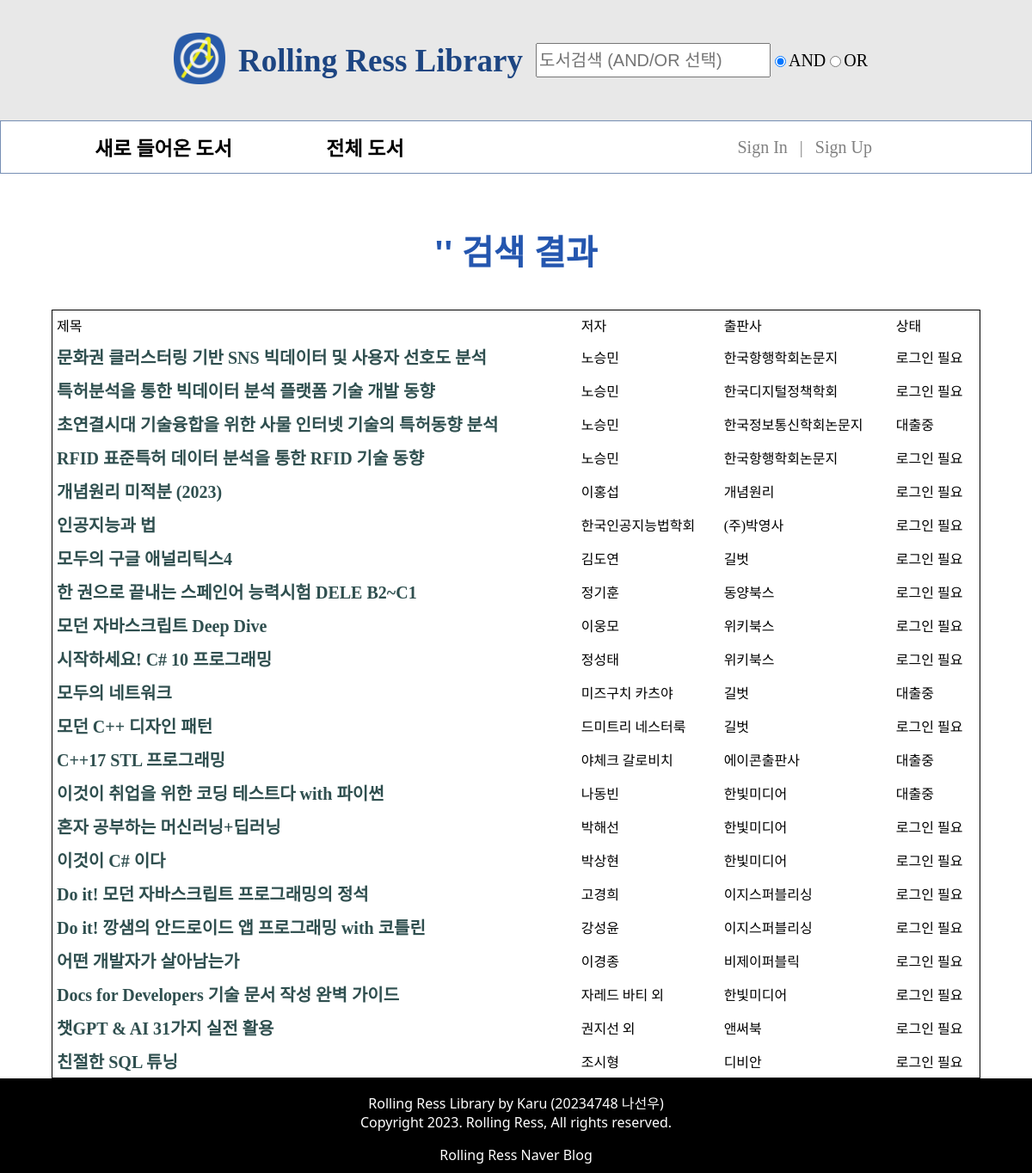
The app's page /books/search.php, older data.
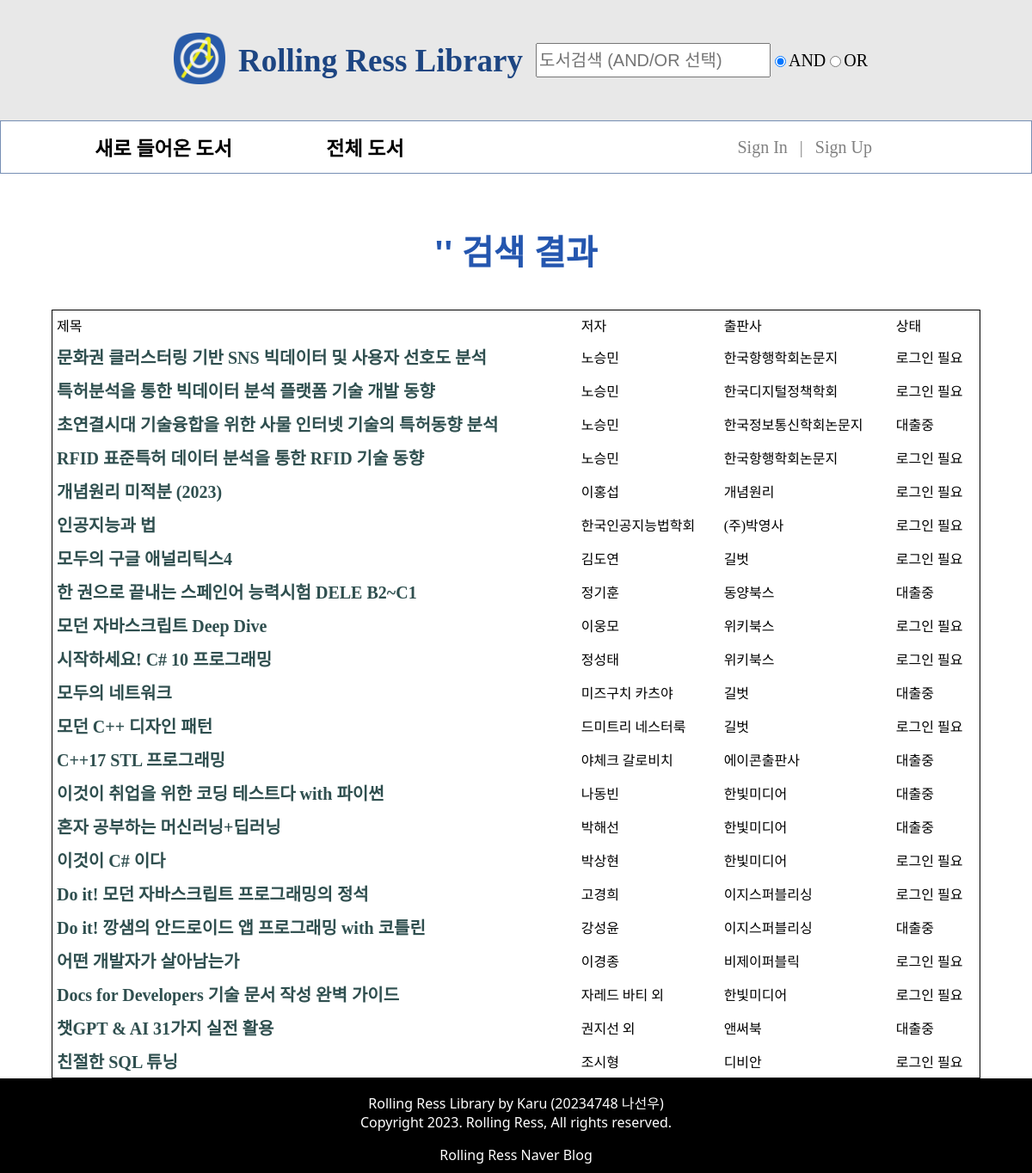
The same page, newer data.
### tables this page shows
CREATE TABLE `bookinfo` (
  `isbn` bigint NOT NULL,
  `title` varchar(80) NOT NULL,
  `author` varchar(45) NOT NULL,
  `publisher` varchar(45) NOT NULL,
  `takenby` varchar(45) DEFAULT NULL,
  `uploaded` date DEFAULT NULL,
  PRIMARY KEY (`isbn`)
);

### books/search.php (the view, shortened to what this page needs)
<?php
    include '../db/connect.php';
    $search_query = $_GET['search'];
    $option = $_GET['option'];
    $search_query_refined = preg_replace('/\s+/', ' ', $search_query);
    $search_words = explode(' ', $search_query_refined);
    $query = "SELECT * FROM bookinfo ";
    $first = true;
    foreach ($search_words as &$word) {
        $query .= ($first ? "WHERE" : $option) . " title LIKE '%$word%' ";
        $first = false;
    }
    $stmt = $connect->prepare($query);
    $stmt->execute();
    $result = $stmt->get_result();
    $is_admin = ($_COOKIE['userlevel'] ?? "") == 'admin';
?>
<!DOCTYPE html>
<html lang="ko">
<head>
    <link rel="stylesheet" href="/styles/pages/listall.css">
    <link rel="stylesheet" href="/styles/form.css">
    <link rel="stylesheet" href="/styles/attribute.css">
    <link rel="stylesheet" href="/styles/part/header.css">
    <link rel="stylesheet" href="/styles/part/nav.css">
    <link rel="stylesheet" href="/styles/part/footer.css">
</head>
<body>
    <div id="wrap">
        <header include-html="/htmls/header.html"></header>
        <nav include-html="/htmls/nav.html"></nav>
        <article>
            <h1 id="article_title">'<? echo $search_query?>' 검색 결과</h1>
            <table cellspacing="0" cellpadding="5">
                <tr>
                    <td>제목</td>
                    <td>저자</td>
                    <td>출판사</td>
                    <td>상태</td>
                </tr>
                <?php while ($row = $result->fetch_array()): ?>
                    <tr>
                    <td>
                        <?php if ($is_admin): ?>
                            <a href='/manage/about.php?isbn=<? echo $row['isbn'] ?>'>
                        <?php else: ?>
                            <a href='/books/about.php?isbn=<? echo $row['isbn'] ?>'>
                        <?php endif; ?>
                        <span class='book_title'><? echo $row['title'] ?></span>
                        </a>
                    </td>
                    <td><? echo $row['author'] ?></td>
                    <td><? echo $row['publisher'] ?></td>
                    <?php if (empty($row['takenby'])): ?>
                        <?php if (isset($_COOKIE['userlevel'])): ?>
                            <td><mark>이용 가능</mark></td>
                        <? else: ?>
                            <td>로그인 필요</td>
                        <? endif; ?>
                    <? else: ?>
                        <td>대출중</td>
                    <? endif ?>
                    </tr>
            <?php endwhile ?>
            </table>
        </article>
    </div>
    <footer include-html="/htmls/footer.html"></footer>
</body>
</html>

Row changes from the older to the newer data that the page shows:
changed bookinfo "한 권으로 끝내는 스페인어 능력시험 DELE B2~C1": takenby "로그인 필요" → "대출중"
changed bookinfo "혼자 공부하는 머신러닝+딥러닝": takenby "로그인 필요" → "대출중"
changed bookinfo "Do it! 깡샘의 안드로이드 앱 프로그래밍 with 코틀린": takenby "로그인 필요" → "대출중"
changed bookinfo "챗GPT & AI 31가지 실전 활용": takenby "로그인 필요" → "대출중"
